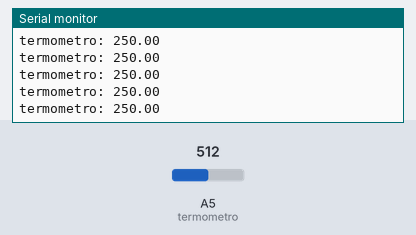
Bench run of a sketch on a simulated Arduino Uno, built with avr-gcc and run on an emulated ATmega328P. Parts: the last lines printed to the serial monitor. The inputs (shaded band) are chosen by the test bench; at power-on: A5 (termometro) = 512.

Above: at 1.2 s.
1.3 s: A5 (termometro) set to 222
At 2.2 s:
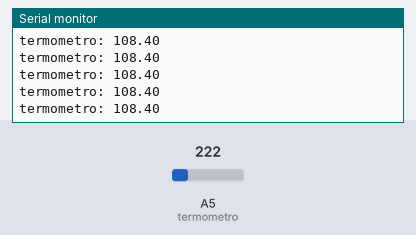
2.8 s: A5 (termometro) set to 195
At 3.6 s:
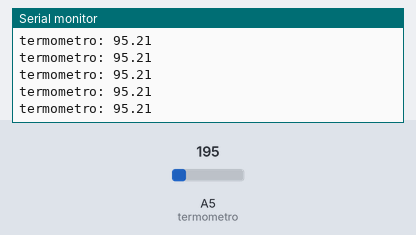
5.8 s: A5 (termometro) set to 23
At 6.5 s:
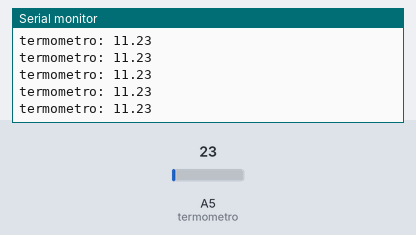
8.8 s: A5 (termometro) set to 19
At 9.5 s:
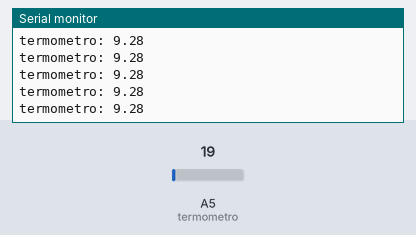
Timing chart, 0 to 11.8 s (numbered marks = the images above; inputs shaded):
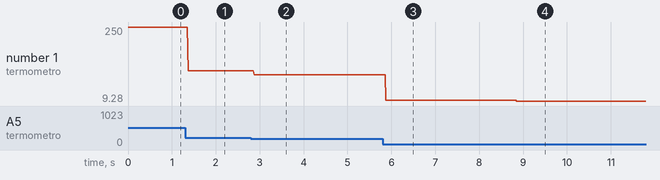

Measured:
- after the input at 1.3 s, the serial monitor: prints a new line after 0.07 s (image 1)
- after the input at 2.8 s, the serial monitor: prints a new line after 0.07 s (image 2)
- after the input at 5.8 s, the serial monitor: prints a new line after 0.07 s (image 3)
- after the input at 8.8 s, the serial monitor: prints a new line after 0.06 s (image 4)
- plotted number 1: 250 → 108.4 after the input at 1.3 s, 108.4 → 95.21 after the input at 2.8 s, 95.21 → 11.23 after the input at 5.8 s, 11.23 → 9.28 after the input at 8.8 s

The sketch:

test_sensores_temperatura_sin_ajustar.ino
```cpp
#include <LM35.h>

const int termometro = A5;
LM35 sensorTemperatura(termometro);
double valorT1 ;


void setup() {
  // put your setup code here, to run once:
  Serial.begin(9600);
  pinMode(termometro, INPUT);

}

void loop() {
  // put your main code here, to run repeatedly:
  valorT1 = sensorTemperatura.getTemp(CELCIUS);

  Serial.print("termometro: ");
  Serial.println(sensorTemperatura.getTemp(CELCIUS));


}
```
